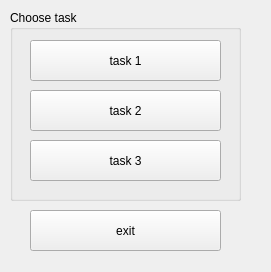
<?xml version="1.0" encoding="UTF-8"?>
<ui version="4.0">
 <class>MainWindow</class>
 <widget class="QMainWindow" name="MainWindow">
  <property name="geometry">
   <rect>
    <x>0</x>
    <y>0</y>
    <width>271</width>
    <height>272</height>
   </rect>
  </property>
  <property name="windowTitle">
   <string>Homework 1</string>
  </property>
  <widget class="QWidget" name="centralwidget">
   <widget class="QGroupBox" name="groupBox">
    <property name="geometry">
     <rect>
      <x>10</x>
      <y>10</y>
      <width>231</width>
      <height>191</height>
     </rect>
    </property>
    <property name="title">
     <string>Choose task</string>
    </property>
    <widget class="QPushButton" name="task1Button">
     <property name="geometry">
      <rect>
       <x>20</x>
       <y>30</y>
       <width>191</width>
       <height>41</height>
      </rect>
     </property>
     <property name="toolTip">
      <string>Go to task 1</string>
     </property>
     <property name="text">
      <string>task 1</string>
     </property>
    </widget>
    <widget class="QPushButton" name="task2Button">
     <property name="geometry">
      <rect>
       <x>20</x>
       <y>80</y>
       <width>191</width>
       <height>41</height>
      </rect>
     </property>
     <property name="toolTip">
      <string>Go to task 2</string>
     </property>
     <property name="text">
      <string>task 2</string>
     </property>
    </widget>
    <widget class="QPushButton" name="task3Button">
     <property name="geometry">
      <rect>
       <x>20</x>
       <y>130</y>
       <width>191</width>
       <height>41</height>
      </rect>
     </property>
     <property name="toolTip">
      <string>Go to task 3</string>
     </property>
     <property name="text">
      <string>task 3</string>
     </property>
    </widget>
   </widget>
   <widget class="QPushButton" name="exitButton">
    <property name="geometry">
     <rect>
      <x>30</x>
      <y>210</y>
      <width>191</width>
      <height>41</height>
     </rect>
    </property>
    <property name="toolTip">
     <string>Exit application</string>
    </property>
    <property name="text">
     <string>exit</string>
    </property>
   </widget>
  </widget>
 </widget>
 <resources/>
 <connections/>
</ui>
